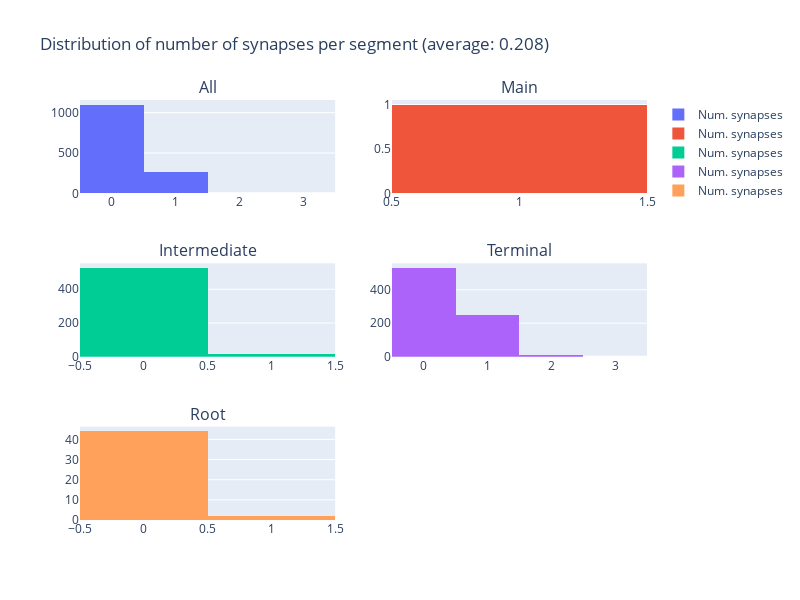

The notebook cell saved with this chart:
### Code cell
fig = make_subplots(rows=3, cols=2, subplot_titles=("All", "Main", "Intermediate", "Terminal", "Root", ""))

fig.add_trace(
    go.Histogram(x=seg_n_syn_all, name='Num. synapses'),
    row=1, col=1
)

fig.add_trace(
    go.Histogram(x=seg_n_syn_main, name='Num. synapses'),
    row=1, col=2
)

fig.add_trace(
    go.Histogram(x=seg_n_syn_intermediate, name='Num. synapses'),
    row=2, col=1
)

fig.add_trace(
    go.Histogram(x=seg_n_syn_terminal, name='Num. synapses'),
    row=2, col=2
)

fig.add_trace(
    go.Histogram(x=seg_n_syn_root, name='Num. synapses'),
    row=3, col=1
)

fig.update_layout(height=600, width=800, 
                  title_text=f"Distribution of number of synapses per segment (average: {np.mean(seg_n_syn_all):.3})")
fig.show()

### Figure 1 — Plotly figure (JSON) as saved in the notebook; plotly's stock layout.template omitted (floating-point values rounded to 4 significant figures; data arrays with more than 128 entries replaced by an {"elided": "..."} marker saying what was removed)
{"data": [{"name": "Num. synapses", "type": "histogram", "x": {"elided": "1376 int values"}, "xaxis": "x", "yaxis": "y"}, {"name": "Num. synapses", "type": "histogram", "x": [1], "xaxis": "x2", "yaxis": "y2"}, {"name": "Num. synapses", "type": "histogram", "x": {"elided": "543 int values"}, "xaxis": "x3", "yaxis": "y3"}, {"name": "Num. synapses", "type": "histogram", "x": {"elided": "786 int values"}, "xaxis": "x4", "yaxis": "y4"}, {"name": "Num. synapses", "type": "histogram", "x": [0, 0, 0, 0, 0, 0, 0, 0, 0, 0, 0, 0, 0, 0, 0, 0, 0, 0, 0, 0, 0, 0, 0, 0, 0, 0, 1, 0, 0, 0, 0, 0, 0, 0, 0, 0, 0, 0, 0, 0, 0, 0, 0, 0, 1, 0], "xaxis": "x5", "yaxis": "y5"}], "layout": {"annotations": [{"font": {"size": 16}, "showarrow": false, "text": "All", "x": 0.225, "xanchor": "center", "xref": "paper", "y": 1, "yanchor": "bottom", "yref": "paper"}, {"font": {"size": 16}, "showarrow": false, "text": "Main", "x": 0.775, "xanchor": "center", "xref": "paper", "y": 1, "yanchor": "bottom", "yref": "paper"}, {"font": {"size": 16}, "showarrow": false, "text": "Intermediate", "x": 0.225, "xanchor": "center", "xref": "paper", "y": 0.6111, "yanchor": "bottom", "yref": "paper"}, {"font": {"size": 16}, "showarrow": false, "text": "Terminal", "x": 0.775, "xanchor": "center", "xref": "paper", "y": 0.6111, "yanchor": "bottom", "yref": "paper"}, {"font": {"size": 16}, "showarrow": false, "text": "Root", "x": 0.225, "xanchor": "center", "xref": "paper", "y": 0.2222, "yanchor": "bottom", "yref": "paper"}], "height": 600, "title": {"text": "Distribution of number of synapses per segment (average: 0.208)"}, "width": 800, "xaxis": {"anchor": "y", "domain": [0, 0.45]}, "xaxis2": {"anchor": "y2", "domain": [0.55, 1]}, "xaxis3": {"anchor": "y3", "domain": [0, 0.45]}, "xaxis4": {"anchor": "y4", "domain": [0.55, 1]}, "xaxis5": {"anchor": "y5", "domain": [0, 0.45]}, "xaxis6": {"anchor": "y6", "domain": [0.55, 1]}, "yaxis": {"anchor": "x", "domain": [0.7778, 1]}, "yaxis2": {"anchor": "x2", "domain": [0.7778, 1]}, "yaxis3": {"anchor": "x3", "domain": [0.3889, 0.6111]}, "yaxis4": {"anchor": "x4", "domain": [0.3889, 0.6111]}, "yaxis5": {"anchor": "x5", "domain": [0, 0.2222]}, "yaxis6": {"anchor": "x6", "domain": [0, 0.2222]}}}
